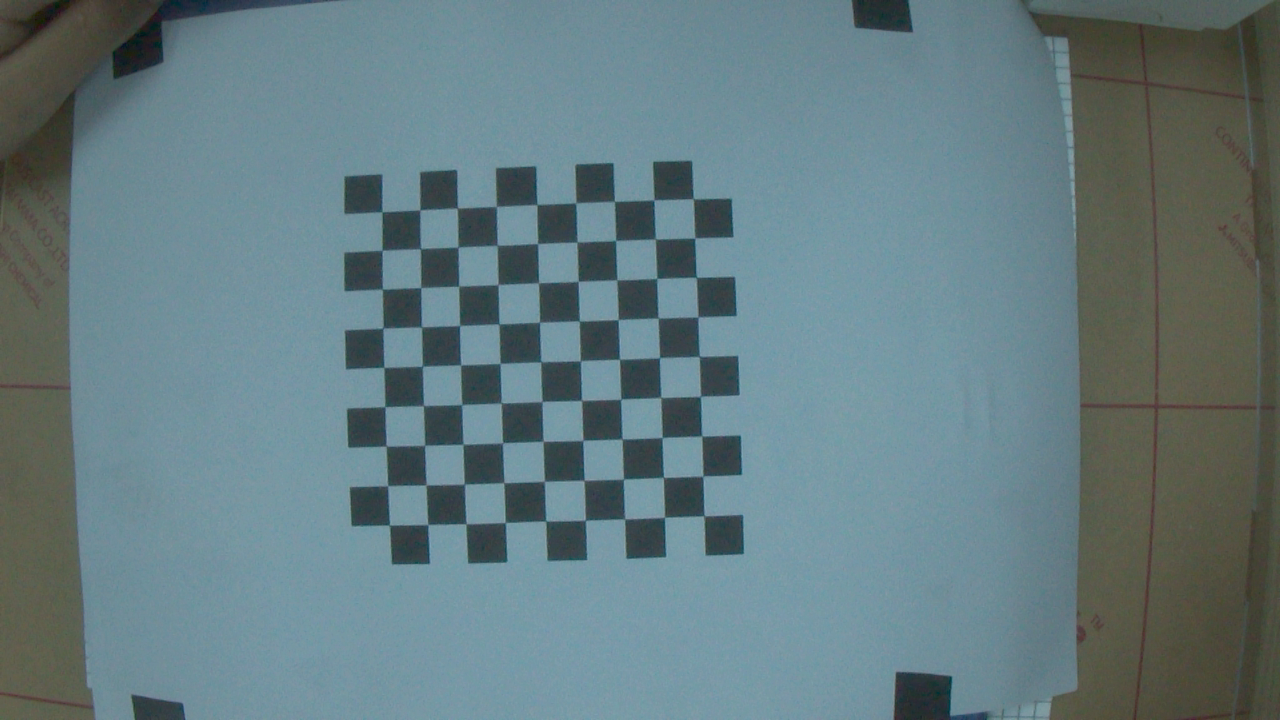
#> input picture img_calib_cam_6mm/0.png, 1280 x 720 px; its folder holds only this picture in this run
$ python calib.py
#> lines starting #> are read from the running program, lines starting #| are printed output that depends on the picture; after the words box and inside, x2 and y2 are one past the last pixel; in counts of white or black regions, pixels touching at a corner belong together; long printed decimals are rounded
import numpy as np
import cv2 as cv
import glob
import yaml
# termination criteria
criteria = (cv.TERM_CRITERIA_EPS + cv.TERM_CRITERIA_MAX_ITER, 30, 0.001)
# prepare object points, like (0,0,0), (1,0,0), (2,0,0) ....,(6,5,0)
objp = np.zeros((9*9,3), np.float32)
objp[:,:2] = np.mgrid[0:9,0:9].T.reshape(-1,2)
# Arrays to store object points and image points from all the images.
objpoints = [] # 3d point in real world space
imgpoints = [] # 2d points in image plane.
images = glob.glob('../img_calib_cam_6mm/*.png')
for fname in images:
    img = cv.imread(fname)
#> img is the input picture: shape (720, 1280, 3); mean B, G, R 128.7, 123.7, 100.9
    gray = cv.cvtColor(img, cv.COLOR_BGR2GRAY)
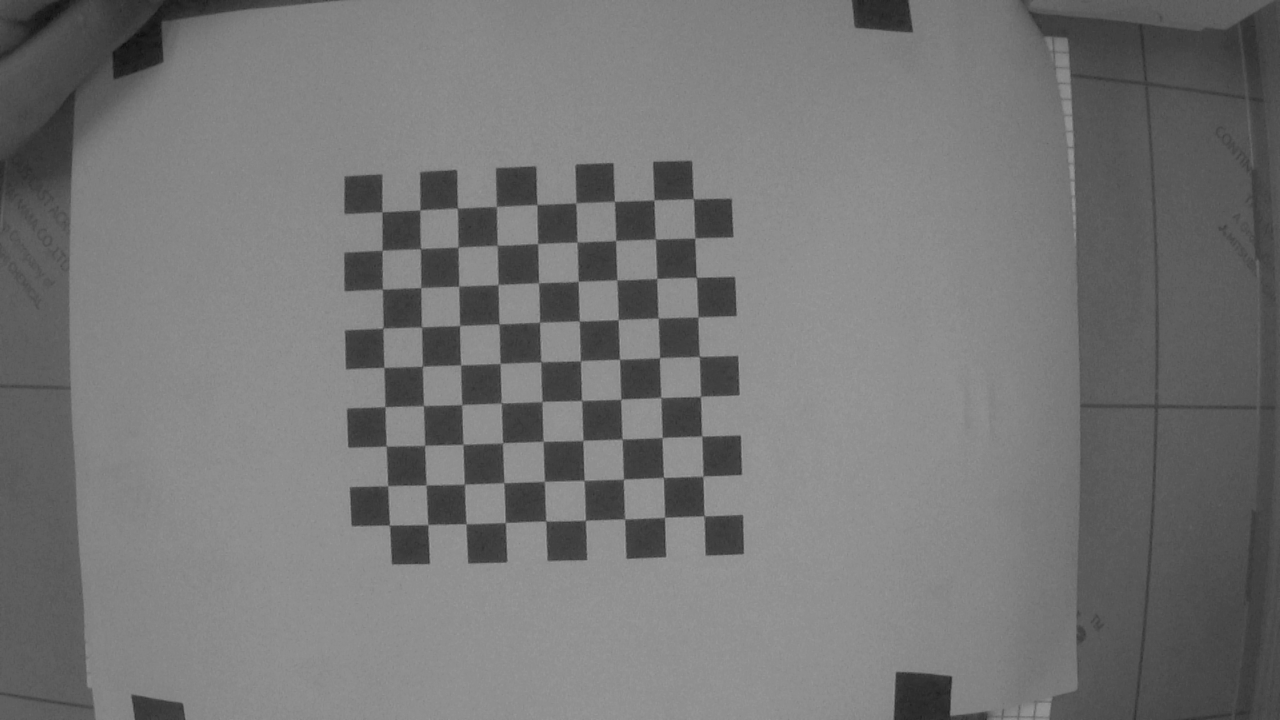
#> gray: shape (720, 1280); min 16, max 158, mean 117.5
    # Find the chess board corners
    ret, corners = cv.findChessboardCorners(gray, (9,9), None)
#> ret = True; corners = 81 rows, first 8: [382.1, 211.7], [420.5, 210.2], [457.1, 208.7], [496.5, 206.4], [536.6, 205.8], [575.9, 203], [614.4, 200.7], [654, 200.5]
    # If found, add object points, image points (after refining them)
    if ret == True:
        objpoints.append(objp)
        corners2 = cv.cornerSubPix(gray,corners, (11,11), (-1,-1), criteria)
#> corners2 = 81 rows, first 8: [381.9, 211.8], [419.9, 209.9], [457.4, 208.1], [496.5, 206.5], [537, 204.5], [575.8, 202.9], [614.4, 201.4], [654, 200]
        imgpoints.append(corners)
        # Draw and display the corners
        cv.drawChessboardCorners(img, (9,9), corners2, ret)
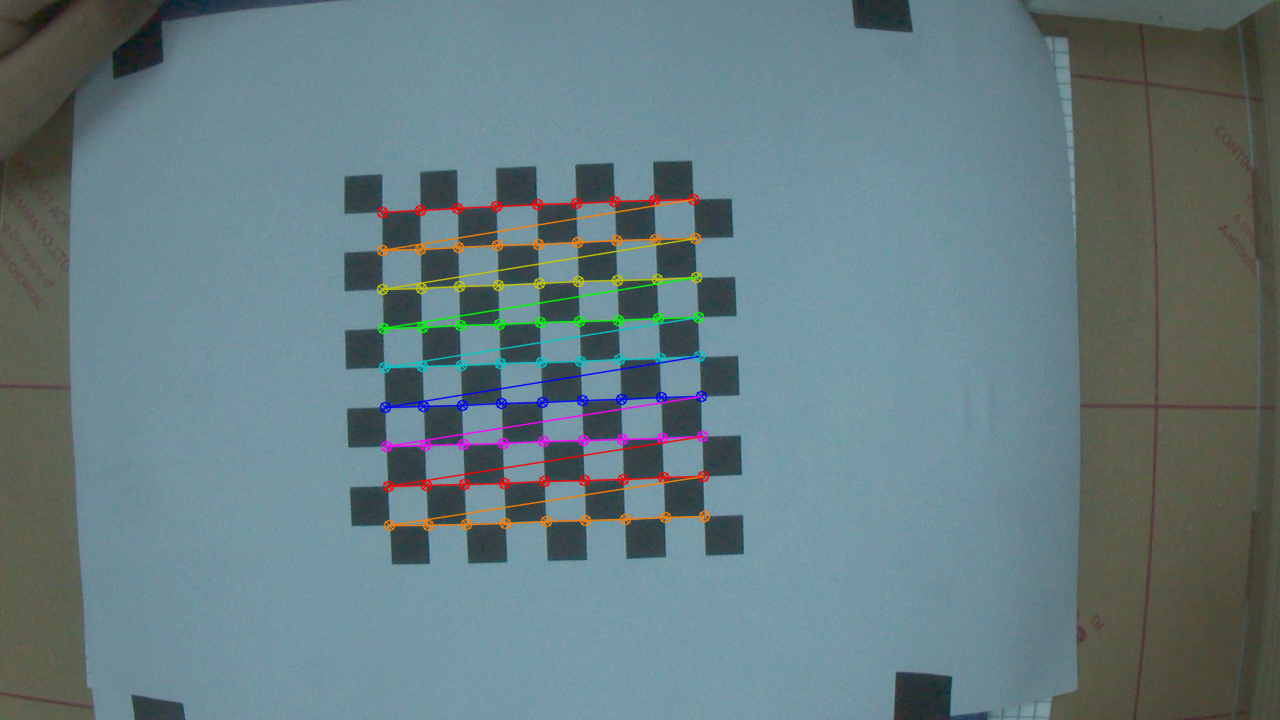
#> img: shape (720, 1280, 3); 2.41% of pixels changed, all inside (x1, y1, x2, y2) = (376, 193, 711, 532)
        cv.imshow('img', img)
        cv.waitKey(500)
cv.destroyAllWindows()

ret, mtx, dist, rvecs, tvecs = cv.calibrateCamera(objpoints, imgpoints, gray.shape[::-1], None, None)
#> ret = 0.424; mtx = [[2217.9, 0, 658], [0, 2226.5, 359.7], [0, 0, 1]]; dist = [[0.399, -111.4, 0.0059, -0.0209, 2325.6]]; rvecs = ([-0.0688, 0.0175, -0.0341],); tvecs = ([-7.09, -3.79, 56.34],)


img = cv.imread('../img_graycard_6mm/3.png')
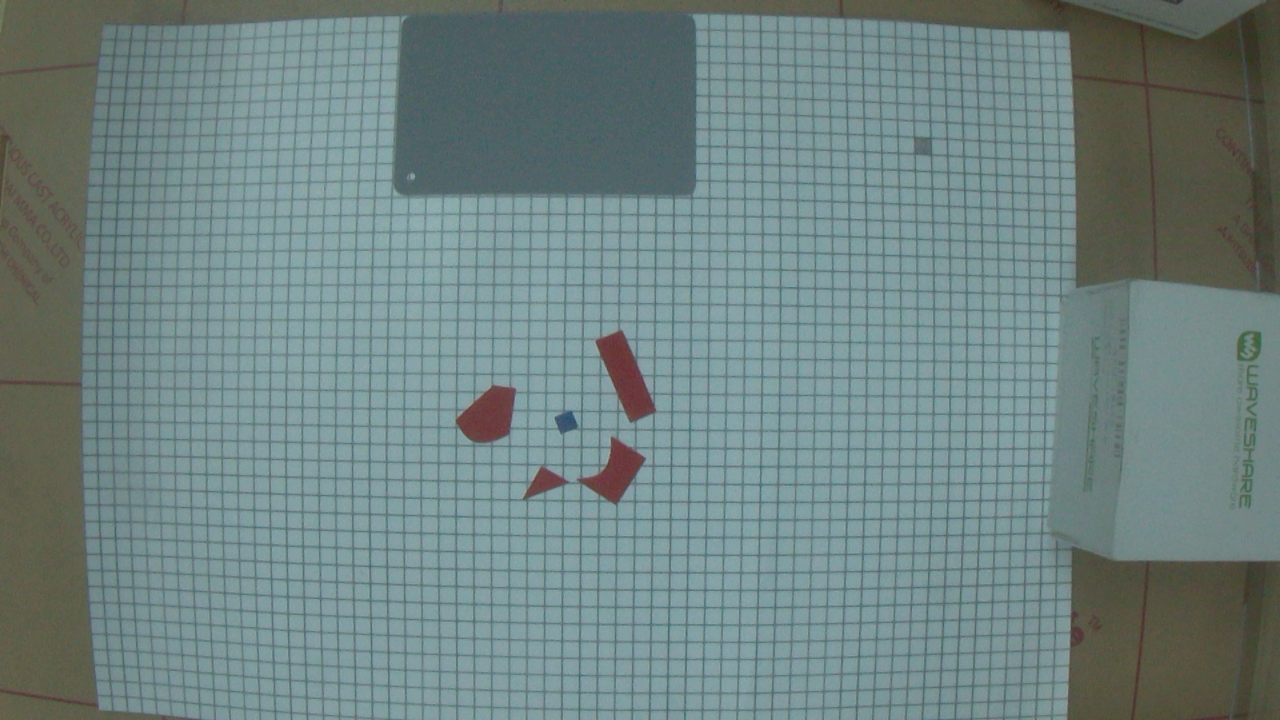
#> input picture img_graycard_6mm/3.png, 1280 x 720 px
#> img is the input picture: shape (720, 1280, 3); mean B, G, R 129.9, 131.2, 111.4
h,  w = img.shape[:2]
#> h = 720; w = 1280
newcameramtx, roi = cv.getOptimalNewCameraMatrix(mtx, dist, (w,h), 1, (w,h))
#> newcameramtx = [[3852.6, 0, 598.8], [0, 2164.4, 360.8], [0, 0, 1]]; roi = (240, 250, 776, 221)

# undistort
dst = cv.undistort(img, mtx, dist, None, newcameramtx)
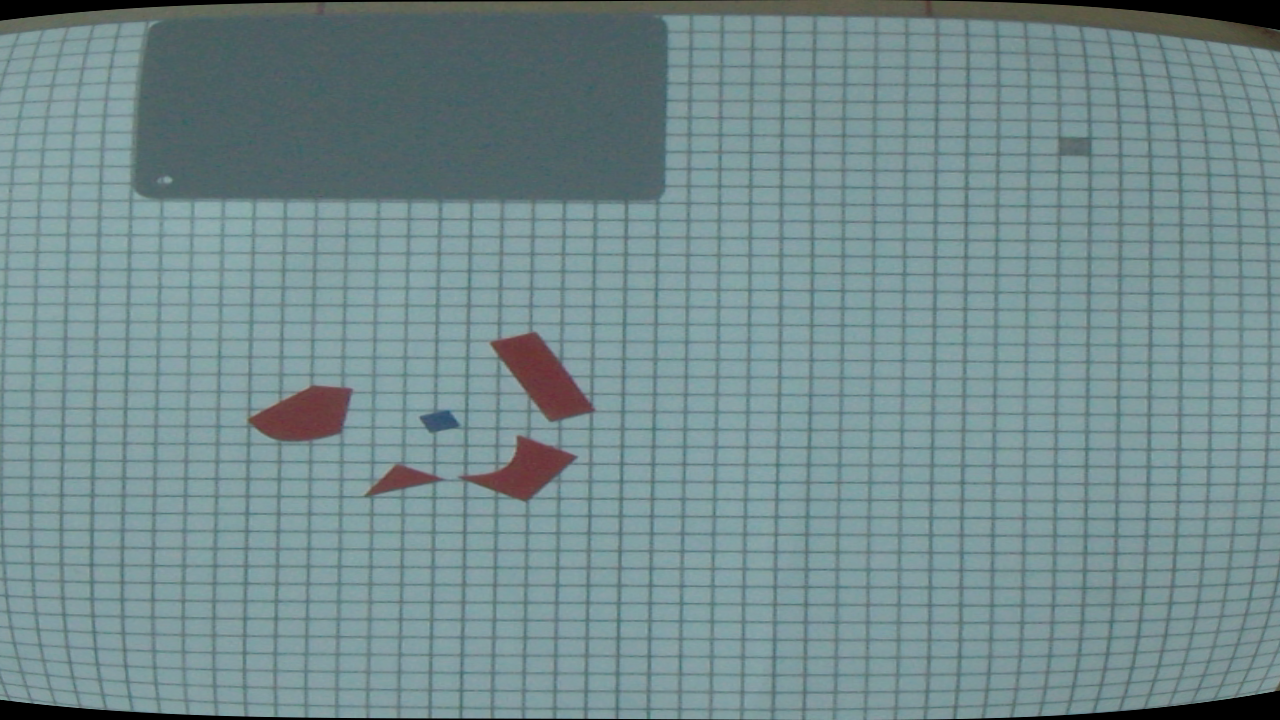
#> dst: shape (720, 1280, 3); mean B, G, R 141.8, 139.4, 115.2
# crop the image
x, y, w, h = roi
#> x = 240; y = 250; w = 776; h = 221
dst = dst[y:y+h, x:x+w]
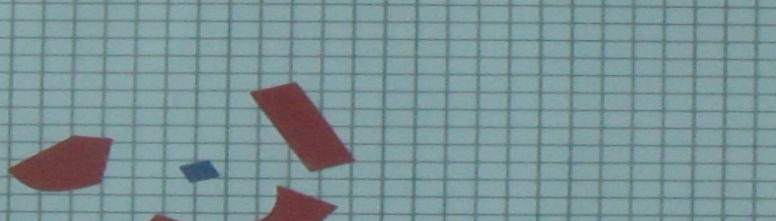
#> dst: shape (221, 776, 3); mean B, G, R 150.5, 147.3, 123.7
cv.imshow("img undistorted", dst)
cv.waitKey(0)
# [9 lines of commented-out code are left out]

print("Camera matrix : \n")
print(mtx)
#| [[2.21791133e+03 0.00000000e+00 6.58016804e+02]
#|  [0.00000000e+00 2.22647585e+03 3.59722477e+02]
#|  [0.00000000e+00 0.00000000e+00 1.00000000e+00]]
print("dist : \n")
print(dist)
#| [[ 3.98874178e-01 -1.11372346e+02  5.90253614e-03 -2.09154248e-02
#|    2.32560232e+03]]
print("rvecs : \n")
print(rvecs)
#| (array([[-0.0688 ],
#|        [ 0.0175],
#|        [-0.03406 ]]),)
print("tvecs : \n")
print(tvecs)
#| (array([[-7.090],
#|        [-3.794],
#|        [56.337 ]]),)


cv_file = cv.FileStorage("calib_6.xml", cv.FILE_STORAGE_WRITE)
cv_file.write("camera_matrix" , mtx)
cv_file.write("dist" , dist)
cv_file.release()
